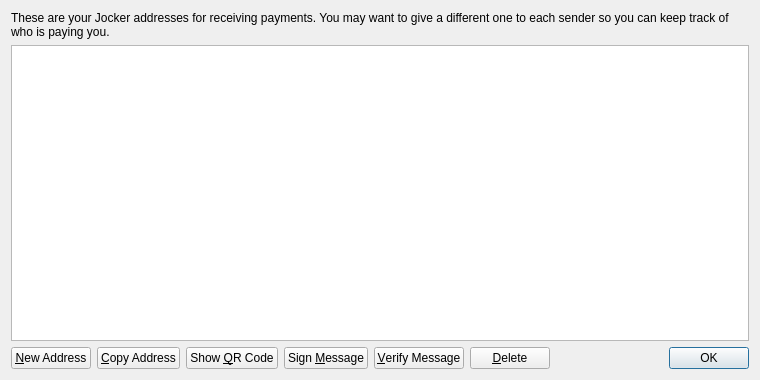
<?xml version="1.0" encoding="UTF-8"?>
<ui version="4.0">
 <class>AddressBookPage</class>
 <widget class="QWidget" name="AddressBookPage">
  <property name="geometry">
   <rect>
    <x>0</x>
    <y>0</y>
    <width>760</width>
    <height>380</height>
   </rect>
  </property>
  <property name="windowTitle">
   <string>Address Book</string>
  </property>
  <layout class="QVBoxLayout" name="verticalLayout">
   <item>
    <widget class="QLabel" name="labelExplanation">
     <property name="text">
      <string>These are your Jocker addresses for receiving payments. You may want to give a different one to each sender so you can keep track of who is paying you.</string>
     </property>
     <property name="textFormat">
      <enum>Qt::PlainText</enum>
     </property>
     <property name="wordWrap">
      <bool>true</bool>
     </property>
    </widget>
   </item>
   <item>
    <widget class="QTableView" name="tableView">
     <property name="contextMenuPolicy">
      <enum>Qt::CustomContextMenu</enum>
     </property>
     <property name="toolTip">
      <string>Double-click to edit address or label</string>
     </property>
     <property name="tabKeyNavigation">
      <bool>false</bool>
     </property>
     <property name="alternatingRowColors">
      <bool>true</bool>
     </property>
     <property name="selectionMode">
      <enum>QAbstractItemView::SingleSelection</enum>
     </property>
     <property name="selectionBehavior">
      <enum>QAbstractItemView::SelectRows</enum>
     </property>
     <property name="sortingEnabled">
      <bool>true</bool>
     </property>
     <attribute name="verticalHeaderVisible">
      <bool>false</bool>
     </attribute>
    </widget>
   </item>
   <item>
    <layout class="QHBoxLayout" name="horizontalLayout">
     <item>
      <widget class="QPushButton" name="newAddressButton">
       <property name="toolTip">
        <string>Create a new address</string>
       </property>
       <property name="text">
        <string>&amp;New Address</string>
       </property>
       <property name="icon">
        <iconset resource="../bitcoin.qrc">
         <normaloff>:/icons/add</normaloff>:/icons/add</iconset>
       </property>
      </widget>
     </item>
     <item>
      <widget class="QPushButton" name="copyToClipboard">
       <property name="toolTip">
        <string>Copy the currently selected address to the system clipboard</string>
       </property>
       <property name="text">
        <string>&amp;Copy Address</string>
       </property>
       <property name="icon">
        <iconset resource="../bitcoin.qrc">
         <normaloff>:/icons/editcopy</normaloff>:/icons/editcopy</iconset>
       </property>
      </widget>
     </item>
     <item>
      <widget class="QPushButton" name="showQRCode">
       <property name="text">
        <string>Show &amp;QR Code</string>
       </property>
       <property name="icon">
        <iconset resource="../bitcoin.qrc">
         <normaloff>:/icons/qrcode</normaloff>:/icons/qrcode</iconset>
       </property>
      </widget>
     </item>
     <item>
      <widget class="QPushButton" name="signMessage">
       <property name="toolTip">
        <string>Sign a message to prove you own a Jocker address</string>
       </property>
       <property name="text">
        <string>Sign &amp;Message</string>
       </property>
       <property name="icon">
        <iconset resource="../bitcoin.qrc">
         <normaloff>:/icons/edit</normaloff>:/icons/edit</iconset>
       </property>
      </widget>
     </item>
     <item>
      <widget class="QPushButton" name="verifyMessage">
       <property name="toolTip">
        <string>Verify a message to ensure it was signed with a specified Jocker address</string>
       </property>
       <property name="text">
        <string>&amp;Verify Message</string>
       </property>
       <property name="icon">
        <iconset resource="../bitcoin.qrc">
         <normaloff>:/icons/transaction_0</normaloff>:/icons/transaction_0</iconset>
       </property>
      </widget>
     </item>
     <item>
      <widget class="QPushButton" name="deleteButton">
       <property name="toolTip">
        <string>Delete the currently selected address from the list</string>
       </property>
       <property name="text">
        <string>&amp;Delete</string>
       </property>
       <property name="icon">
        <iconset resource="../bitcoin.qrc">
         <normaloff>:/icons/remove</normaloff>:/icons/remove</iconset>
       </property>
      </widget>
     </item>
     <item>
      <spacer name="horizontalSpacer">
       <property name="orientation">
        <enum>Qt::Horizontal</enum>
       </property>
       <property name="sizeHint" stdset="0">
        <size>
         <width>40</width>
         <height>20</height>
        </size>
       </property>
      </spacer>
     </item>
     <item>
      <widget class="QDialogButtonBox" name="buttonBox">
       <property name="sizePolicy">
        <sizepolicy hsizetype="Maximum" vsizetype="Fixed">
         <horstretch>0</horstretch>
         <verstretch>0</verstretch>
        </sizepolicy>
       </property>
       <property name="standardButtons">
        <set>QDialogButtonBox::Ok</set>
       </property>
      </widget>
     </item>
    </layout>
   </item>
  </layout>
 </widget>
 <resources>
  <include location="../bitcoin.qrc"/>
 </resources>
 <connections/>
</ui>
